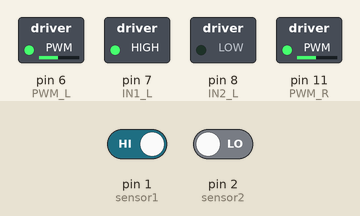
This sketch was run on a simulated Arduino Uno, built with avr-gcc and run on an emulated ATmega328P. On the bench: switched loads named in the sketch (green lamp = pin HIGH). The test bench sets the inputs (shaded band); at power-on: pin 1 (sensor1) HIGH, pin 2 (sensor2) LOW.

Above: at 1.2 s.
1.3 s: pin 1 (sensor1) driven LOW
At 2.0 s:
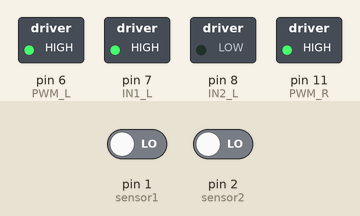
2.8 s: pin 2 (sensor2) driven HIGH
At 3.3 s:
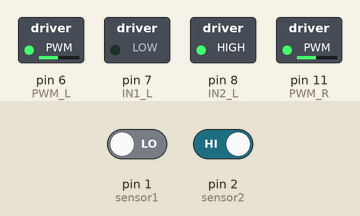
4.3 s: pin 1 (sensor1) driven HIGH
At 4.6 s:
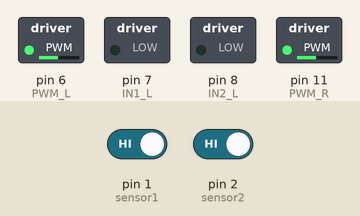
5.8 s: pin 2 (sensor2) driven LOW
At 6.6 s:
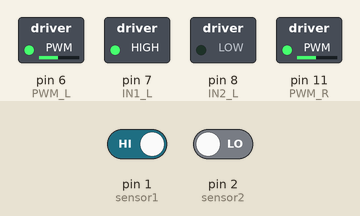
Timing chart, 0 to 8.3 s (numbered marks = the images above; inputs shaded):
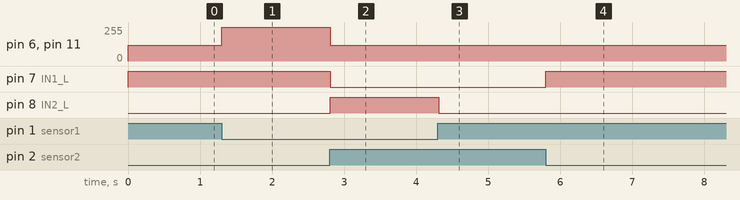

Measured:
- after the input at 1.3 s, pin 6 (PWM_L), pin 11 (PWM_R): 120/255 → 255/255 at once
- after the input at 2.8 s, pin 6 (PWM_L), pin 11 (PWM_R): 255/255 → 120/255 at once; pin 7 (IN1_L): HIGH → LOW at once; pin 8 (IN2_L): LOW → HIGH at once
- after the input at 4.3 s, pin 8 (IN2_L): HIGH → LOW at once
- after the input at 5.8 s, pin 7 (IN1_L): LOW → HIGH at once

The sketch:

dual-ir-sensor-motors.ino
```cpp
// Sensor pins
const int sensor1 = 1;
const int sensor2 = 2;

// Left motor pins
const int PWM_L = 6;
const int IN1_L = 7;
const int IN2_L = 8;

// Right motor pins
const int PWM_R = 11;
const int IN1_R = 9;
const int IN2_R = 10;

void rr(){
  digitalWrite(IN1_R, HIGH);
  digitalWrite(IN2_R, LOW);
}
void rl(){
  digitalWrite(IN1_R, LOW);
  digitalWrite(IN2_R, HIGH);
}
void lr(){
  digitalWrite(IN1_L, LOW);
  digitalWrite(IN2_L, HIGH);
}
void ll(){
  digitalWrite(IN1_L, HIGH);
  digitalWrite(IN2_L, LOW);
}

void setup() {
  // Sensors
  pinMode(sensor1, INPUT);
  pinMode(sensor2, INPUT);

  // Left motor
  pinMode(PWM_L,OUTPUT);
  pinMode(IN1_L,OUTPUT);
  pinMode(IN2_L,OUTPUT);

  // Right motor
  pinMode(PWM_L,OUTPUT);
  pinMode(IN1_L,OUTPUT);
  pinMode(IN2_L,OUTPUT);
}

void loop() {
  int SensorState1 = digitalRead(sensor1);
  int SensorState2 = digitalRead(sensor2);

  if(SensorState1 == 0 && SensorState2 == 1){
    rr();
    lr();
    analogWrite(PWM_R, 120);
    analogWrite(PWM_L, 120);
    delay(20);
  } else if(SensorState1 == 1 && SensorState2 == 0){
    rl();
    ll();
    analogWrite(PWM_R, 120);
    analogWrite(PWM_L, 120);
    delay(20);
  } else if( SensorState1 == 0 && SensorState2 == 0){
    rr();
    ll();
    analogWrite(PWM_R, 255);
    analogWrite(PWM_L, 255);
    delay(20);
  } else{
    digitalWrite(IN1_R, LOW);
    digitalWrite(IN2_R, LOW);
    digitalWrite(IN1_L, LOW);
    digitalWrite(IN2_L, LOW);
  }
}
```
